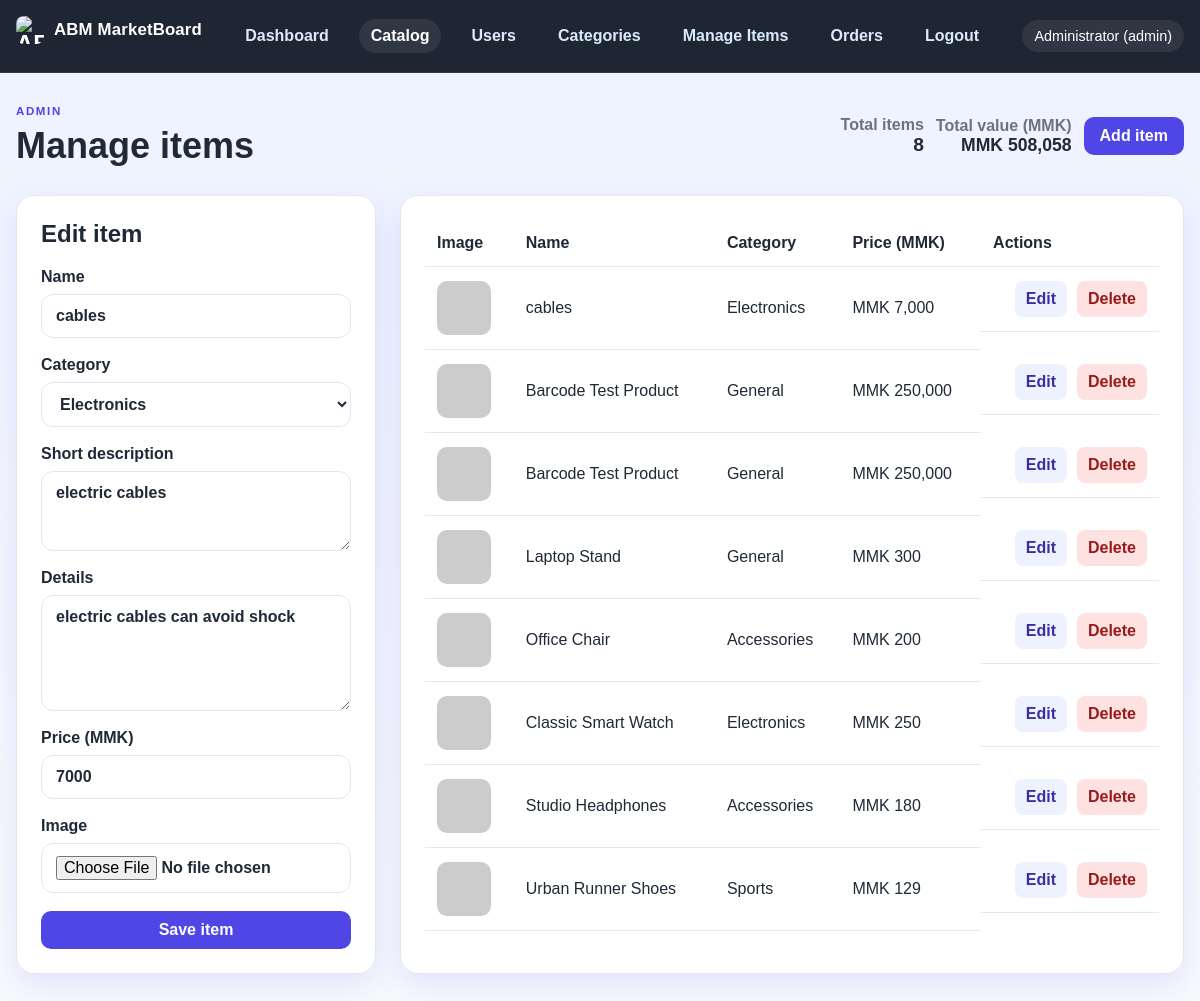
Page /admin/items.php?edit=15 (signed in) on the committed database.
### tables this page shows
CREATE TABLE items (
            id INTEGER PRIMARY KEY AUTOINCREMENT,
            name TEXT NOT NULL,
            description TEXT NOT NULL,
            details TEXT NOT NULL,
            price REAL NOT NULL DEFAULT 0,
            image TEXT,
            created_at DATETIME DEFAULT CURRENT_TIMESTAMP
        , category TEXT NOT NULL DEFAULT "General", barcode TEXT);

### app/db.php (called while the page is built, shortened)
<?php
function getDb(): PDO
{
    static $pdo = null;
    if ($pdo === null) {
        $pdo = new PDO('sqlite:' . DB_PATH);
        $pdo->setAttribute(PDO::ATTR_ERRMODE, PDO::ERRMODE_EXCEPTION);
        $pdo->setAttribute(PDO::ATTR_DEFAULT_FETCH_MODE, PDO::FETCH_ASSOC);
        $pdo->exec('PRAGMA foreign_keys = ON;');
        initializeDatabase($pdo);
    }
    return $pdo;
}
function initializeDatabase(PDO $pdo): void
{
    $pdo->exec('CREATE TABLE IF NOT EXISTS users (
        id INTEGER PRIMARY KEY AUTOINCREMENT,
        name TEXT NOT NULL,
        email TEXT NOT NULL UNIQUE,
        password TEXT NOT NULL,
        role TEXT NOT NULL DEFAULT "user",
        approved INTEGER NOT NULL DEFAULT 0,
        created_at DATETIME DEFAULT CURRENT_TIMESTAMP
    )');
    $pdo->exec('CREATE TABLE IF NOT EXISTS items (
        id INTEGER PRIMARY KEY AUTOINCREMENT,
        name TEXT NOT NULL,
        description TEXT NOT NULL,
        details TEXT NOT NULL,
        price REAL NOT NULL DEFAULT 0,
        image TEXT,
        category TEXT NOT NULL DEFAULT "General",
        barcode TEXT,
        created_at DATETIME DEFAULT CURRENT_TIMESTAMP
    )');
    $pdo->exec('CREATE TABLE IF NOT EXISTS categories (
        id INTEGER PRIMARY KEY AUTOINCREMENT,
        name TEXT NOT NULL UNIQUE,
        created_at DATETIME DEFAULT CURRENT_TIMESTAMP
    )');
    $pdo->exec('CREATE TABLE IF NOT EXISTS messages (
        id INTEGER PRIMARY KEY AUTOINCREMENT,
        sender_id INTEGER,
        sender_name TEXT NOT NULL,
        message TEXT NOT NULL,
        is_announcement INTEGER NOT NULL DEFAULT 0,
        created_at DATETIME DEFAULT CURRENT_TIMESTAMP,
        FOREIGN KEY (sender_id) REFERENCES users(id) ON DELETE SET NULL
    )');
    $pdo->exec('CREATE TABLE IF NOT EXISTS orders (
        id INTEGER PRIMARY KEY AUTOINCREMENT,
        user_id INTEGER NOT NULL,
        total INTEGER NOT NULL DEFAULT 0,
        status TEXT NOT NULL DEFAULT "pending",
        created_at DATETIME DEFAULT CURRENT_TIMESTAMP,
        FOREIGN KEY (user_id) REFERENCES users(id) ON DELETE CASCADE
    )');
    $pdo->exec('CREATE TABLE IF NOT EXISTS order_items (
        id INTEGER PRIMARY KEY AUTOINCREMENT,
        order_id INTEGER NOT NULL,
        item_id INTEGER NOT NULL,
        price INTEGER NOT NULL,
        quantity INTEGER NOT NULL DEFAULT 1,
        FOREIGN KEY (order_id) REFERENCES orders(id) ON DELETE CASCADE,
        FOREIGN KEY (item_id) REFERENCES items(id) ON DELETE CASCADE
    )');
    try {
        $pdo->query('SELECT is_announcement FROM messages LIMIT 1');
    } catch (Exception $e) {
        try {
            $pdo->exec('ALTER TABLE messages ADD COLUMN is_announcement INTEGER NOT NULL DEFAULT 0');
        } catch (Exception $ignored) {
        }
    }
    try {
        $pdo->query('SELECT approved FROM users LIMIT 1');
    } catch (Exception $e) {
        try {
            $pdo->exec('ALTER TABLE users ADD COLUMN approved INTEGER NOT NULL DEFAULT 0');
        } catch (Exception $ignored) {
        }
    }
    try {
        $pdo->query('SELECT barcode FROM items LIMIT 1');
    } catch (Exception $e) {
        try {
            $pdo->exec('ALTER TABLE items ADD COLUMN barcode TEXT');
        } catch (Exception $ignored) {
        }
    }
    $count = (int) $pdo->query('SELECT COUNT(*) FROM users WHERE email = "admin@demo.com"')->fetchColumn();
}
function getAllItems(): array
{
    $stmt = getDb()->query('SELECT * FROM items ORDER BY created_at DESC');
    return $stmt->fetchAll();
}
function getItemsTotal(): float
{
    $stmt = getDb()->query('SELECT COALESCE(SUM(price), 0) as total FROM items');
    $row = $stmt->fetch();
    return (float) ($row['total'] ?? 0.0);
}
function findItemById(int $id): ?array
{
    $stmt = getDb()->prepare('SELECT * FROM items WHERE id = ? LIMIT 1');
    $stmt->execute([$id]);
    $item = $stmt->fetch();
    return $item ?: null;
}
function getItemCategories(): array
{
    $stmt = getDb()->query('SELECT name FROM categories ORDER BY name ASC');
    $rows = $stmt->fetchAll(PDO::FETCH_COLUMN);
    return $rows;
}

### app/helpers.php (called while the page is built, shortened)
<?php
require_once __DIR__ . '/db.php';
function e(string $value): string
{
    return htmlspecialchars($value, ENT_QUOTES, 'UTF-8');
}
function formatPrice(float $amount): string
{
    return 'MMK ' . number_format((int) round($amount), 0, '.', ',');
}
function itemImageUrl(?string $imageName): string
{
    $imageName = ltrim($imageName, '/');
    $imageName = preg_replace('#^uploads/items/#', '', $imageName) ?? $imageName;
    $publicPath = APP_ROOT . '/public/uploads/items/' . $imageName;
    $legacyPath = APP_ROOT . '/uploads/items/' . $imageName;
    return 'https://placehold.co/600x400/1f2937/ffffff?text=Product';
}

### public/admin/items.php (the view, shortened to what this page needs)
<?php
require_once __DIR__ . '/../../app/helpers.php';
$editId = (int) ($_GET['edit'] ?? 0);
$editingItem = $editId > 0 ? findItemById($editId) : null;
$items = getAllItems();
$categories = getItemCategories();
$totalCount = count(getAllItems());
$totalValueUsd = getItemsTotal();
include __DIR__ . '/../../app/partials/header.php';
?>
<section class="page-header">
    <div>
        <p class="eyebrow">Admin</p>
        <h1>Manage items</h1>
    </div>
    <div style="display:flex;gap:12px;align-items:center">
        <div style="text-align:right">
            <div style="color:var(--muted);font-weight:700">Total items</div>
            <div style="font-size:1.2rem;font-weight:800"><?= (int) $totalCount ?></div>
        </div>
        <div style="text-align:right">
            <div style="color:var(--muted);font-weight:700">Total value (<?= defined('CURRENCY') ? CURRENCY : 'MMK' ?>)</div>
            <div style="font-size:1.1rem;font-weight:800"><?= formatPrice((float) $totalValueUsd) ?></div>
        </div>
        <a class="primary-btn" href="/admin/items.php">Add item</a>
    </div>
</section>
<div class="admin-layout">
    <aside class="admin-form-card">
        <h2><?= $editingItem ? 'Edit item' : 'Add item' ?></h2>
        <form method="post" class="form-grid" enctype="multipart/form-data">
            <label>
                <span>Name</span>
                <input type="text" name="name" value="<?= e($editingItem['name'] ?? '') ?>" required>
            </label>
            <label>
                <span>Category</span>
                <select name="category" required>
                    <?php foreach ($categories as $categoryOption): ?>
                        <option value="<?= e($categoryOption) ?>" <?= (($editingItem['category'] ?? 'General') === $categoryOption) ? 'selected' : '' ?>><?= e($categoryOption) ?></option>
                    <?php endforeach; ?>
                </select>
            </label>
            <label>
                <span>Short description</span>
                <textarea name="description" rows="3" required><?= e($editingItem['description'] ?? '') ?></textarea>
            </label>
            <label>
                <span>Details</span>
                <textarea name="details" rows="5" required><?= e($editingItem['details'] ?? '') ?></textarea>
            </label>
            <label>
                <span>Price (MMK)</span>
                <input type="number" name="price" step="1" min="0" value="<?= e((string) ($editingItem['price'] ?? 0)) ?>" required>
            </label>
            <label>
                <span>Image</span>
                <input type="file" name="image" accept="image/*">
            </label>
            <button type="submit" name="save_item" class="primary-btn">Save item</button>
        </form>
    </aside>
    <section class="admin-table-card">
        <table>
            <thead>
                <tr>
                    <th>Image</th>
                    <th>Name</th>
                    <th>Category</th>
                    <th>Price (MMK)</th>
                    <th>Actions</th>
                </tr>
            </thead>
            <tbody>
            <?php foreach ($items as $item): ?>
                <tr>
                    <td><img class="mini-thumb" src="<?= e(itemImageUrl($item['image'])) ?>" alt="<?= e($item['name']) ?>"></td>
                    <td><?= e($item['name']) ?></td>
                    <td><?= e($item['category'] ?? 'General') ?></td>
                    <td><?= formatPrice((float) $item['price']) ?></td>
                    <td class="action-buttons">
                        <a href="/admin/items.php?edit=<?= (int) $item['id'] ?>">Edit</a>
                        <form method="post" onsubmit="return confirm('Delete this item?');">
                            <button type="submit">Delete</button>
                        </form>
                    </td>
                </tr>
            <?php endforeach; ?>
            </tbody>
        </table>
    </section>
</div>
<?php include __DIR__ . '/../../app/partials/footer.php'; ?>

### public/assets/style.css (style rules this page uses)
:root { --bg: #f5f7ff; --panel: #ffffff; --panel-alt: #eef3ff; --primary: #4f46e5; --primary-dark: #3730a3; --accent: #f59e0b; --text: #1f2937; --muted: #6b7280; --border: #e5e7eb; --success: #10b981; --error: #ef4444; --shadow: 0 12px 32px rgba(79, 70, 229, 0.12); }
* { box-sizing: border-box; }
body { margin: 0; font-family: Arial, Helvetica, sans-serif; background: linear-gradient(180deg, #eef2ff 0%, #f8fafc 100%); color: var(--text); }
a { color: var(--primary); text-decoration: none; }
img { max-width: 100%; display: block; }
button, input, textarea, select { font: inherit; }
.page-header { display: flex; justify-content: space-between; align-items: center; gap: 18px; margin-bottom: 28px; }
.eyebrow { text-transform: uppercase; letter-spacing: 0.14em; color: var(--primary); font-weight: 700; font-size: 0.72rem; margin: 0 0 8px; }
h1, h2, h3, p { margin-top: 0; }
h1 { font-size: clamp(2rem, 3vw, 2.8rem); margin-bottom: 0; }
.stat-card, .welcome-panel, .section-block, .admin-form-card, .admin-table-card, .auth-card, .product-card, .item-detail, .detail-box { background: var(--panel); border: 1px solid var(--border); border-radius: 18px; box-shadow: var(--shadow); }
.primary-btn, button[type="submit"], .action-buttons a, .action-buttons button { border: none; border-radius: 10px; padding: 10px 16px; font-weight: 700; cursor: pointer; transition: 0.2s ease; }
.primary-btn, button[type="submit"] { background: var(--primary); color: white; }
.auth-form, .form-grid { display: grid; gap: 18px; }
label { display: grid; gap: 8px; color: var(--text); font-weight: 600; }
input, textarea, select { width: 100%; padding: 12px 14px; border-radius: 12px; border: 1px solid var(--border); background: #fff; color: var(--text); }
.admin-layout { display: grid; grid-template-columns: 360px minmax(0, 1fr); gap: 24px; }
.admin-form-card, .admin-table-card { padding: 24px; }
table { width: 100%; border-collapse: collapse; }
th, td { border-bottom: 1px solid var(--border); padding: 14px 12px; text-align: left; vertical-align: middle; }
.action-buttons { display: flex; align-items: center; gap: 10px; justify-content: flex-end; }
.action-buttons a, .action-buttons button { display: inline-flex; align-items: center; justify-content: center; background: #eef2ff; color: var(--primary-dark); border: 1px solid transparent; text-decoration: none; }
.action-buttons button { background: #fee2e2; color: #991b1b; }
.action-buttons form { margin: 0; padding: 0; }
.action-buttons a, .action-buttons button { padding: 8px 10px; height: 36px; border-radius: 8px; line-height: 1; }
.mini-thumb { width: 54px; height: 54px; object-fit: cover; border-radius: 10px; }

### rows in the picture
items: name "cables", description "electric cables", details "electric cables can avoid shock", price "7000", category "Electronics", price "MMK 7,000"
items: name "Barcode Test Product", category "General", price "MMK 250,000"
items: name "Barcode Test Product", category "General", price "MMK 250,000"
items: name "Laptop Stand", category "General", price "MMK 300"
items: name "Office Chair", category "Accessories", price "MMK 200"
items: name "Classic Smart Watch", category "Electronics", price "MMK 250"
items: name "Studio Headphones", category "Accessories", price "MMK 180"
items: name "Urban Runner Shoes", category "Sports", price "MMK 129"

### other values in the picture
$loggedUser['name'] "Administrator"
$loggedUser['role'] "admin"
$totalCount "8"
CURRENCY "MMK"
formatPrice((float) $totalValueUsd) "MMK 508,058"
form field category "Electronics"
